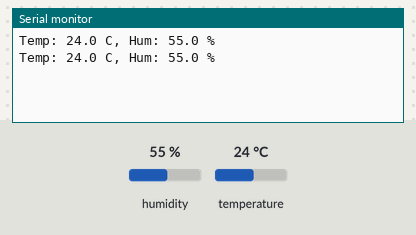
A sketch run on a simulated ESP32. Shown: the last lines printed to the serial monitor. The test bench sets the inputs (shaded band); at power-on: humidity 55 %, temperature 24 °C.

Above: at 2.8 s.
2.9 s: humidity set to 22 %
At 5.3 s:
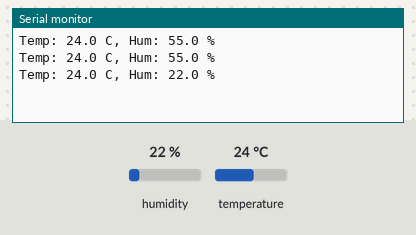
5.6 s: temperature set to 12 °C
At 7.2 s:
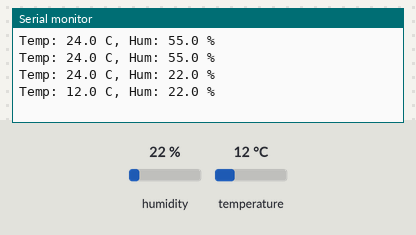
8.3 s: humidity set to 40 %
At 8.3 s:
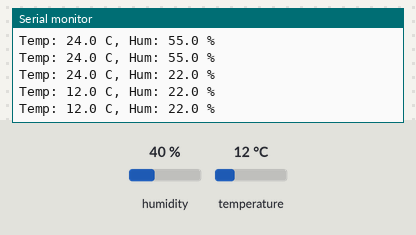
Timing chart, 0 to 11.3 s (numbered marks = the images above; inputs shaded):
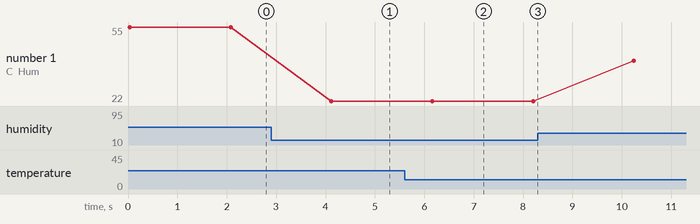

Measured:
- after the input at 2.9 s, the serial monitor: prints a new line after 1.2 s (image 1)
- after the input at 5.6 s, the serial monitor: prints a new line after 0.56 s (image 2)
- plotted number 1: 55 → 22 after the input at 2.9 s, 22 → 40 after the input at 8.3 s

The sketch:

1_Sensor_serial.ino
```cpp
//  PASO 1: Sensor + Serial
//  Concepto nuevo: leer el sensor SHT31 (temperatura y humedad) por I2C y mostrar
//  los valores en el monitor serial de la computadora.

////////////////////////////  Sección de librerías y variables  ////////////////////////////

#include <Wire.h>           // Librería para la comunicación I2C (el sensor se conecta por este protocolo)
#include "Adafruit_SHT31.h" // Librería del fabricante con las funciones para leer el sensor SHT31

Adafruit_SHT31 sht31 = Adafruit_SHT31(); // Creamos el objeto "sht31" que representa a nuestro sensor

float t; // Variable de tipo flotante (con decimales) para guardar en memoria la lectura de la temperatura
float h; // Variable de tipo flotante para guardar en memoria la lectura de la humedad

////////////////////////////  Sección de configuración  ////////////////////////////////////

void setup(void)
{                       // setup() se ejecuta una sola vez, al encender o reiniciar la placa
  Serial.begin(115200); // Inicia la comunicación serial con la computadora a 115200 baudios

  if (!sht31.begin(0x44))
  {                                                   // Intenta iniciar el sensor en la dirección I2C 0x44; si falla, entra al if
    Serial.println("No se encontró el sensor SHT31"); // Avisamos del error en el monitor serial
    while (1)
      delay(1000); // Ciclo infinito: detiene el programa porque sin sensor no hay nada que hacer
  }
}

////////////////////////////  Sección de ciclo  ////////////////////////////////////////////

void loop()
{                              // loop() se repite indefinidamente después de setup()
  h = sht31.readHumidity();    // Pedimos al sensor la humedad relativa (%) y la guardamos en h
  t = sht31.readTemperature(); // Pedimos al sensor la temperatura (°C) y la guardamos en t

  if (!isnan(t) && !isnan(h))
  {                                                      // isnan() detecta lecturas inválidas ("Not a Number"); entramos si ambas son válidas
    Serial.printf("Temp: %.1f C, Hum: %.1f %%\n", t, h); // Imprime los valores con 1 decimal (%.1f); \n es salto de línea
  }
  else
  {
    Serial.println("Error al leer el sensor SHT31"); // Si alguna lectura es inválida, lo avisamos
  }

  delay(2000); // Esperamos 2000 ms (2 s) antes de volver a medir
}

////////////////////////////  Sección de funciones  ////////////////////////////////////////////

// Todavía no hay funciones propias en este paso.
```
